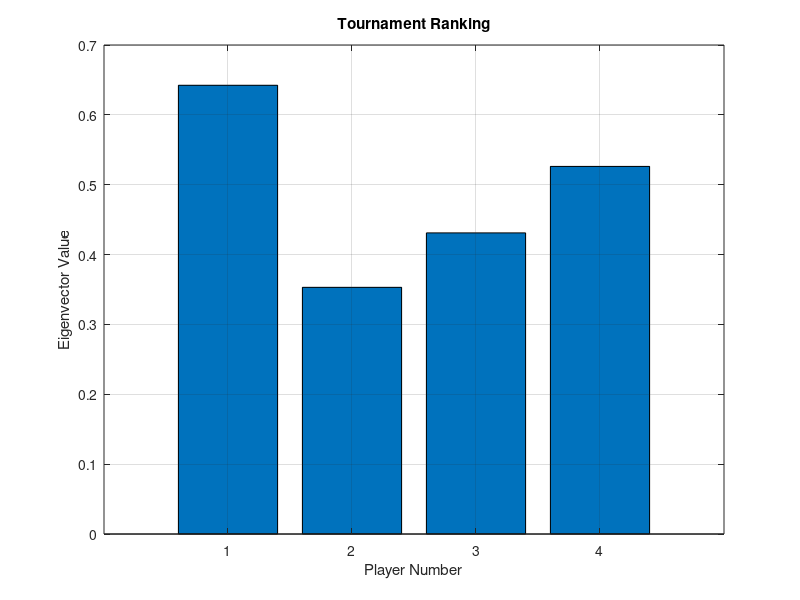

Here is the MATLAB script that generated this plot:
clc;
clear all;
close all;

n = 4;

A = [0 1 1 0;
     0 0 1 0;
     0 0 0 1;
     1 0 0 0];

disp('Comparison Matrix A = ');
disp(A);

[V,D] = eig(A);

eigenvalues = diag(D);

[max_eig, index] = max(real(eigenvalues));

ranking_vector = real(V(:,index));

disp('Largest Eigenvalue = ');
disp(max_eig);

disp('Raw Ranking Vector = ');
disp(ranking_vector);

[sorted_scores, order] = sort(ranking_vector,'descend');

disp('Final Ranking Order:');
for i = 1:n
    fprintf('Rank %d : Player %d (Score = %f)\n', ...
        i, order(i), sorted_scores(i));
end

figure;
bar(ranking_vector);
xlabel('Player Number');
ylabel('Eigenvector Value');
title('Tournament Ranking');
grid on;
